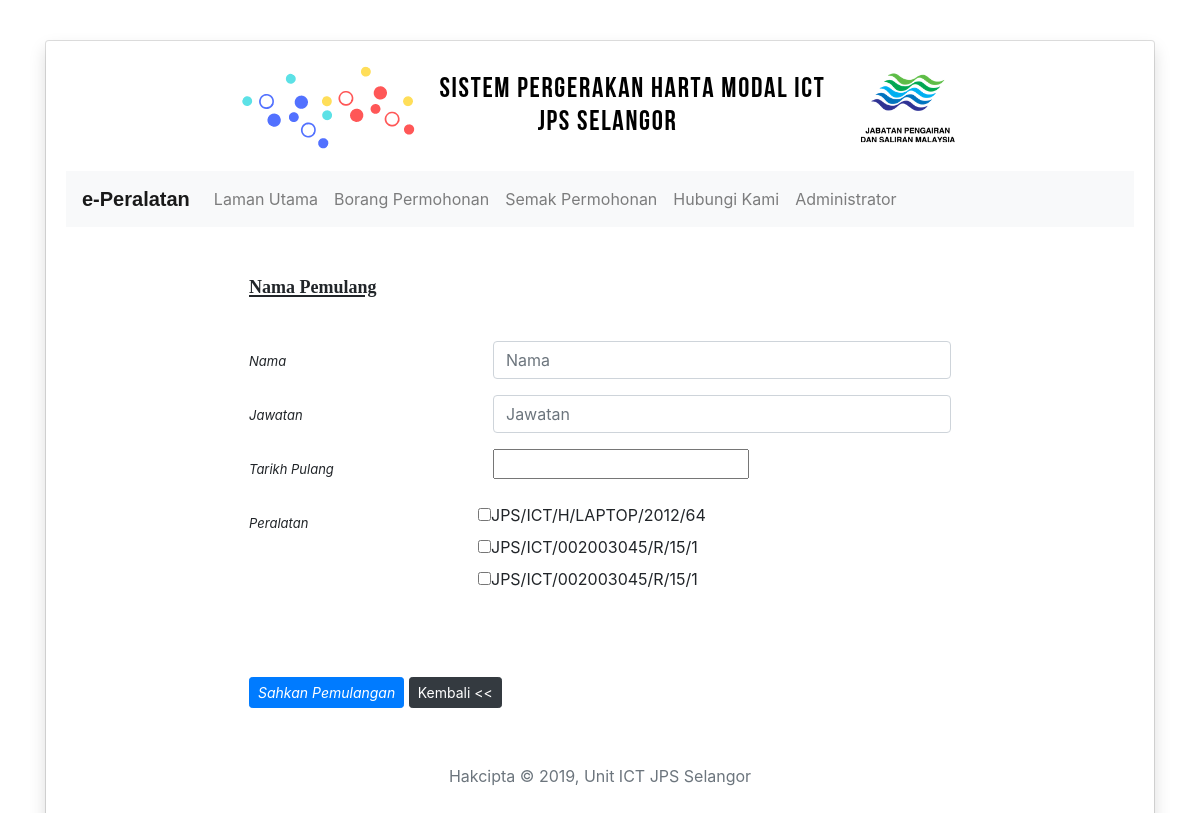
Screenshot of /pulang.php?permohonanID=34 with the database file from the repository.
### tables this page shows
CREATE TABLE `permohonan` (
  `id_permohonan` int(3) NOT NULL,
  `nama_pemohon` varchar(255) NOT NULL,
  `jawatan` varchar(255) NOT NULL,
  `bahagian` varchar(255) NOT NULL,
  `tujuan` varchar(255) NOT NULL,
  `tempat_digunakan` varchar(255) NOT NULL,
  `tarikh_pinjam` varchar(255) NOT NULL,
  `tarikh_pulang` varchar(255) NOT NULL,
  `peralatan1` varchar(255) NOT NULL,
  `peralatan2` varchar(255) NOT NULL,
  `peralatan3` varchar(255) NOT NULL,
  `status` int(1) NOT NULL,
  `tarikh_terima` varchar(255) NOT NULL
);

### pulang.php (the view, shortened to what this page needs)
<!doctype html>
<html lang="en">
<?php include "header.php";?>
<?php
$permohonanID = '';
if(isset($_GET['permohonanID'])){
	$permohonanID = $_GET['permohonanID'];
}
?>
<body>
	<div class="container">
		<div class="col-lg-12">
			<div class="card">
				<div class="card-body shadow">
					<center><img src="img/6.png" class="img-fluid header" alt="Responsive image"></center>
					<?php include "navbar.php"; ?>
					<div class="row justify-content-md-center">
						<div class="col col-lg-8">
							<h3 align="left"> <span class="style2">Nama Pemulang </span>
							</h3>
							<form method="POST" action="<?php echo $_SERVER['REQUEST_URI'];?>" onSubmit="window.location.reload()">
								<div class="form-group row">
									<label for="inputEmail3" class="col-sm-4 col-form-label"><em><font size="2">Nama</font></em></label>
									<div class="col-sm-8">
										<input type="text" class="form-control" id="inputEmail3" placeholder="Nama" name="nama_pemulang">
									</div>
								</div>
								<div class="form-group row">
									<label for="inputPassword3" class="col-sm-4 col-form-label"><em><font size="2">Jawatan</font></em></label>
									<div class="col-sm-8">
										<input type="text" class="form-control" id="inputPassword3" placeholder="Jawatan" name="jawatan_pemulang">
									</div>
								</div>
								<div class="form-group row">
									<label for="inputPassword3" class="col-sm-4 col-form-label"><font size="2"><em>Tarikh
									Pulang</em></font></label>
									<div class="col-sm-8">
										<input name="tarikh_pulang" id="datepicker2" width="312" />
									</div>
								</div>
								<div class="form-group row">
									<?php
									$test = "SELECT * FROM permohonan WHERE id_permohonan = '".$permohonanID."'";
									$test=mysql_query($test)
									?>
									<label for="inputEmail3" class="col-sm-4 col-form-label"><em><font size="2">Peralatan</font></em></label>
									<div class="col-sm-8">
										<div class="row">
											<ul class="list-unstyled">
												<?php while($lists=mysql_fetch_array($test)) {
													$peralatan1 = $lists['peralatan1'];
													$peralatan2 = $lists['peralatan2'];
													$peralatan3 = $lists['peralatan3'];
													?>
													<?php if ($peralatan1 != '' || $peralatan2 != '' || $peralatan3 != '' ) { ?>
														<li>
															<label><input type="checkbox" name="peraltan1" value="<?php echo $lists['peralatan1']; ?>"><?php echo $lists['peralatan1']; ?></label>
														</li>
														<li>
															<label><input type="checkbox" name="peraltan2" value="<?php echo $lists['peralatan2']; ?>"><?php echo $lists['peralatan2']; ?></label>
														</li>
														<li>
															<label><input type="checkbox" name="peraltan1" value="<?php echo $lists['peralatan2']; ?>"><?php echo $lists['peralatan2']; ?></label>
														</li>
														<?php
													}
												}
												?>
											</ul>
										</div>
									</div>
								</div>
								<div class="form-group row">
									<label for="inputPassword3" class="col-sm-4 col-form-label"></label>
								</div>
								<div class="form-group row">
									<div class="col-sm-10">
										<button type="submit" name="submit" align="center" class="btn btn-primary btn-sm"><em>Sahkan Pemulangan</em></button>
										<a href="senarai.php" class="btn btn-dark btn-sm" role="button">Kembali <<</a>
									</div>
								</div>
							</form>
						</div>
					</div>
					<?php include "footer.php";?>
				</div>
			</div>
		</div>
	</div>
</body>
</html>

### css/style.css (style rules this page uses)
.container { padding: 40px 0 40px 0; }
.header { margin-bottom: 20px; }
h3 { text-decoration: underline; margin-top: 20px; margin-bottom: 40px; }

### rows the page displays
permohonan: peralatan1 "JPS/ICT/H/LAPTOP/2012/64", peralatan2 "JPS/ICT/002003045/R/15/1"
